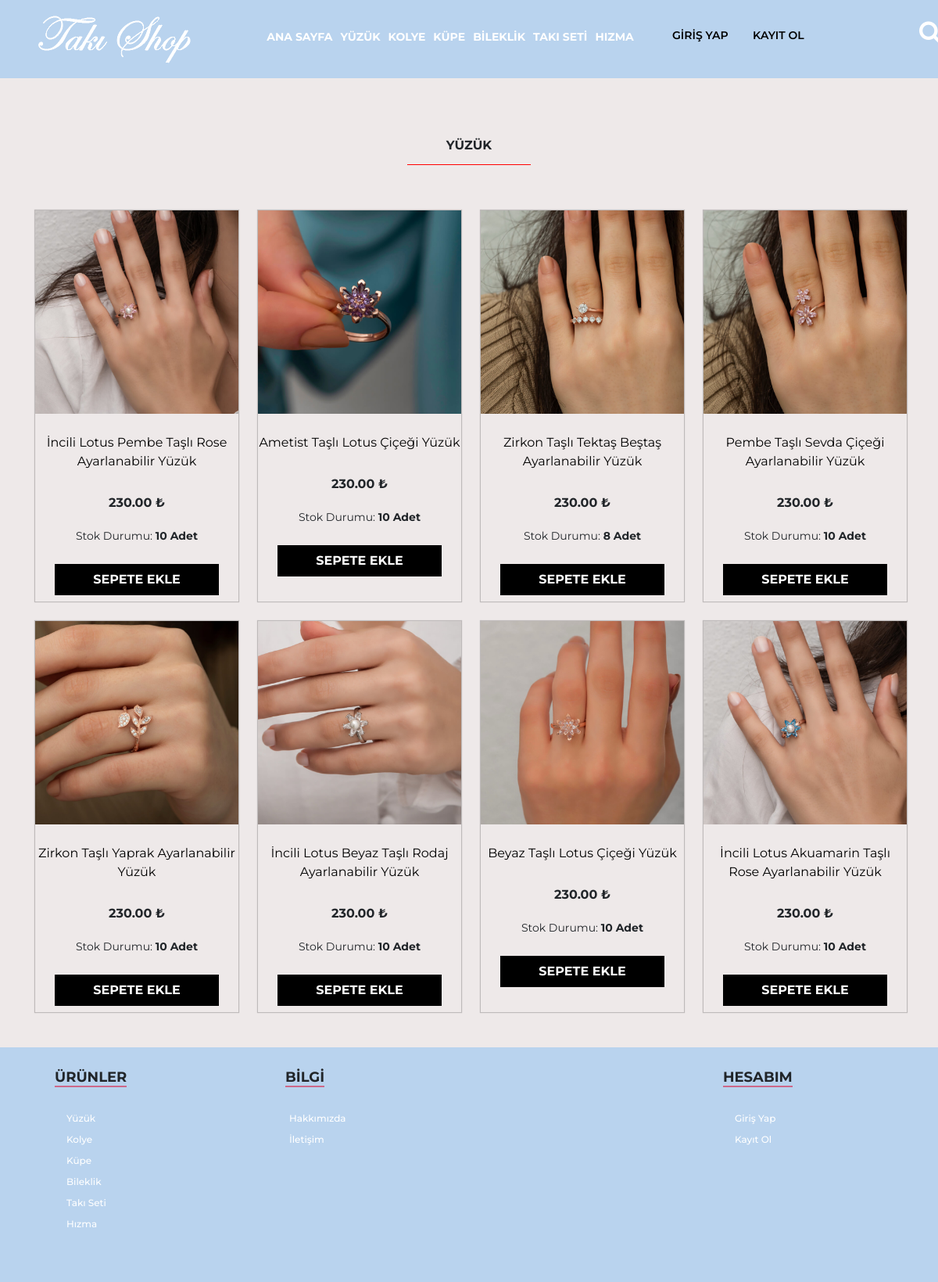
Page /urunler.php?urun_kategori=yüzük on the committed database.
### tables this page shows
CREATE TABLE `urunler` (
  `urun_id` int(11) NOT NULL,
  `urun_resim` varchar(255) NOT NULL,
  `urun_ad` varchar(255) NOT NULL,
  `urun_fiyat` varchar(255) NOT NULL,
  `urun_stok` varchar(255) NOT NULL,
  `urun_kategori` varchar(255) NOT NULL,
  `urun_onecikan` enum('1','2') NOT NULL,
  `urun_aciklama` varchar(1250) NOT NULL
);

### urunler.php (the view)
<?php include "header.php";
if(isset($_GET['urun_kategori'])){
$urunsor=$db->prepare("SELECT * FROM urunler where urun_kategori=:kategori");
$urunsor->execute(array(
    'kategori' => $_GET['urun_kategori']
));
}
else{
$search = $_POST['a_search'];
$urunsor=$db->prepare("SELECT * FROM urunler where urun_ad LIKE '%$search%'");
$urunsor->execute(array());
}
?>
<div class="container">
		<center><span id="ozelurun"><?php echo $_GET['urun_kategori']; ?></span></center> <br><br><br><br>
		<div class="row">
			 <?php
			 while($uruncek=$urunsor->fetch(PDO::FETCH_ASSOC)) { ?>
			<div class="col-md-3">
				<div class="urun">
					<div class="urun-res"><img src="admin/<?php echo $uruncek['urun_resim']; ?>" width="260"></div>
					<div class="urun-info"><a href="" class="urun_link"><center>	<?php echo $uruncek['urun_ad']; ?></a><br>
					<b style="position:relative;top:30px"><?php echo $uruncek['urun_fiyat']; ?> ₺</b><br><br><br>
					<small>Stok Durumu: <span style="font-weight: bold;">
						<?php
							if($uruncek['urun_stok']<1){?>
							<span style="color: red;">Stok Tükendi</span>
						<?php }else{
echo $uruncek['urun_stok']." Adet";
}
						 ?>
</span></small>
					<br><br>
					<a href="urunbilgi.php?urun_id=<?php echo $uruncek['urun_id']; ?>"><button class="sptekle">SEPETE EKLE</button></a>
					</div></center>
				</div>
			</div>
			<?php } ?>
		</div>
	</div>
<?php include "footer.php"; ?>

### css/style.css (style rules this page uses)
* { list-style: none; font-family: 'Montserrat', sans-serif; }
#ozelurun { font-family: 'Montserrat', sans-serif; font-weight: 700; text-transform: uppercase; position: relative; border-bottom: 1px solid red; padding: 15px 50px; top: 50px; }
.urun { width: 260px; height: 500px; cursor: pointer; margin-top: 25px; box-shadow: 0 0 1px 1px rgba(0, 0, 0, .2); }
.urun-res { width: 260px; height: 260px; float: left; }
.urun-info { float: left; width: 260px; height: 162px; }
.urun_link { text-decoration: none; align-items: center; color: black; top: 25px; position: relative; display: block; }
.sptekle { height: 40px; border: 0; outline: none; color: white; background-color: black; font-weight: bold; width: 210px; }

### rows in the picture
urunler: urun_resim (picture), urun_ad "İncili Lotus Pembe Taşlı Rose Ayarlanabilir Yüzük", urun_fiyat "230.00", urun_stok "10"
urunler: urun_resim (picture), urun_ad "Ametist Taşlı Lotus Çiçeği Yüzük", urun_fiyat "230.00", urun_stok "10"
urunler: urun_resim (picture), urun_ad "Zirkon Taşlı Tektaş Beştaş Ayarlanabilir Yüzük", urun_fiyat "230.00", urun_stok "8"
urunler: urun_resim (picture), urun_ad "Pembe Taşlı Sevda Çiçeği Ayarlanabilir Yüzük", urun_fiyat "230.00", urun_stok "10"
urunler: urun_resim (picture), urun_ad "Zirkon Taşlı Yaprak Ayarlanabilir Yüzük", urun_fiyat "230.00", urun_stok "10"
urunler: urun_resim (picture), urun_ad "İncili Lotus Beyaz Taşlı Rodaj Ayarlanabilir Yüzük", urun_fiyat "230.00", urun_stok "10"
urunler: urun_resim (picture), urun_ad "Beyaz Taşlı Lotus Çiçeği Yüzük", urun_fiyat "230.00", urun_stok "10"
urunler: urun_resim (picture), urun_ad "İncili Lotus Akuamarin Taşlı Rose Ayarlanabilir Yüzük", urun_fiyat "230.00", urun_stok "10"

### other values in the picture
$_GET['urun_kategori'] "YÜZÜK"
